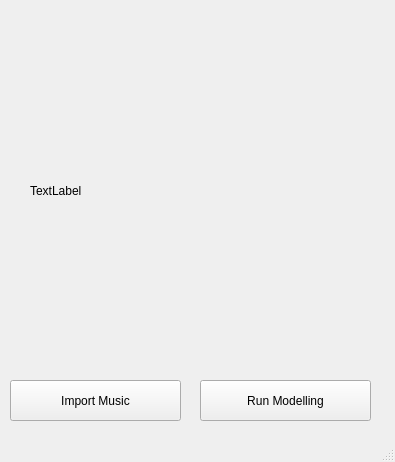
<?xml version="1.0" encoding="UTF-8"?>
<ui version="4.0">
 <class>MainWindow</class>
 <widget class="QMainWindow" name="MainWindow">
  <property name="geometry">
   <rect>
    <x>0</x>
    <y>0</y>
    <width>395</width>
    <height>462</height>
   </rect>
  </property>
  <property name="windowTitle">
   <string>Music Emotion Recognition</string>
  </property>
  <property name="autoFillBackground">
   <bool>false</bool>
  </property>
  <widget class="QWidget" name="centralwidget">
   <widget class="QPushButton" name="pushButton">
    <property name="geometry">
     <rect>
      <x>10</x>
      <y>380</y>
      <width>171</width>
      <height>41</height>
     </rect>
    </property>
    <property name="text">
     <string>Import Music</string>
    </property>
   </widget>
   <widget class="QPushButton" name="pushButton_2">
    <property name="geometry">
     <rect>
      <x>200</x>
      <y>380</y>
      <width>171</width>
      <height>41</height>
     </rect>
    </property>
    <property name="text">
     <string>Run Modelling</string>
    </property>
   </widget>
   <widget class="QLabel" name="label">
    <property name="geometry">
     <rect>
      <x>30</x>
      <y>10</y>
      <width>331</width>
      <height>361</height>
     </rect>
    </property>
    <property name="text">
     <string>TextLabel</string>
    </property>
   </widget>
  </widget>
  <widget class="QMenuBar" name="menubar">
   <property name="geometry">
    <rect>
     <x>0</x>
     <y>0</y>
     <width>395</width>
     <height>21</height>
    </rect>
   </property>
  </widget>
  <widget class="QStatusBar" name="statusbar"/>
 </widget>
 <resources/>
 <connections/>
</ui>
